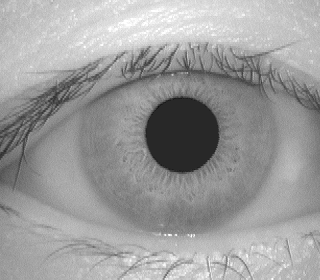
#> input picture datastes/CASIA Iris Image Database (version 1.0)/001/1/001_1_1.bmp, 320 x 280 px
$ python -i IrisLocalization.py   (imports and definitions only)
#> lines starting #> are read from the running program, lines starting #| are printed output that depends on the picture; after the words box and inside, x2 and y2 are one past the last pixel; in counts of white or black regions, pixels touching at a corner belong together
#> further down, picture is the input picture: shape (280, 320); min 18, max 255, mean 155.9
import numpy as np
import cv2
import pandas as pd


def IrisLocalization(img_gray):
    '''
    -img_gray: the gray image for Irir
    '''

    #step 1
    #Estimate the center of the pupil by sum by vertical and horizontal
    #To imporve the finding result,working on a subimage
    sub_img_1= img_gray[60:240,100:220]
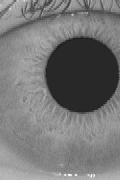
#> sub_img_1: shape (180, 120); min 18, max 255, mean 118.1
    yp = np.argmin(sub_img_1.sum(axis=1))+60
#> yp = 143
    xp = np.argmin(sub_img_1.sum(axis=0))+100
#> xp = 186

    #Step 2
    #using estimated center of pupil to find the more accuracte position of pupil center
    sub_img_2 = img_gray[yp-60:yp+60,xp-60:xp+60]
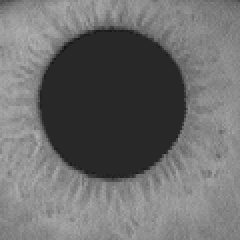
#> sub_img_2: shape (120, 120) (shown 2 times larger); min 18, max 179, mean 108.7
    _,sub_img_2_binary = cv2.threshold(sub_img_2,64,65,cv2.THRESH_BINARY)
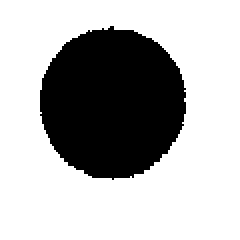
#> sub_img_2_binary: shape (120, 120) (shown 2 times larger); values 0 (black) and 65 (white), 69.9% white; 1 black region, box (x1, y1, x2, y2) and area: (20, 13, 93, 90) 4330
    sub_img_2_binary = np.where(sub_img_2_binary>0,1,0)

    #calculate the radius of the pupil
    s_circle = 120*120-np.sum(sub_img_2_binary)
#> s_circle = 4330
    radius = np.sqrt(s_circle/np.pi)
#> radius = 37.13

    yp2 = np.argmin(sub_img_2_binary.sum(axis=1))
#> yp2 = 46
    xp2 = np.argmin(sub_img_2_binary.sum(axis=0))
#> xp2 = 56

    xp3 = xp2+xp-60
#> xp3 = 182
    yp3 = yp2+yp-60
#> yp3 = 129


    #Step 3
    #Working on sub image to imporve the result
    #a region with 120*120 to find pupil
    #a region with 230*270 to find iris
    sub_img_pupil = img_gray[(yp3-60):min(279, yp3+60),(xp3-60):min(319,xp3+60)]
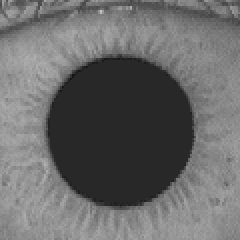
#> sub_img_pupil: shape (120, 120) (shown 2 times larger); min 18, max 197, mean 105.7
    sub_img_iris = img_gray[np.arange(yp3-120, min(279, yp3+110)),:][:,np.arange(xp3-135,min(319,xp3+135))]
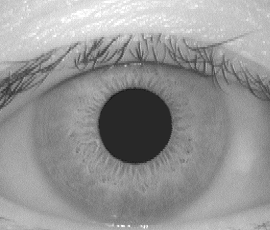
#> sub_img_iris: shape (230, 270); min 18, max 255, mean 148.9
    img_output = img_gray.copy()
    #find the pupil circle whose center is most close to the one from step2
    for i in range(1,5):
        pupil_circles = cv2.HoughCircles(sub_img_pupil,cv2.HOUGH_GRADIENT,1,250,param1=50,param2=10,
                                   minRadius=int(radius-i),maxRadius=int(radius+i))
        if type(pupil_circles) != type(None):
            break
        else:
            pass
#> this loop made 1 pass
#> pupil_circles on pass 1: [[60.5, 65.5, 37.4]]
    pupil_circles = np.uint16(np.around(pupil_circles))
#> pupil_circles = [[60, 66, 37]]
    for i in pupil_circles[0,:]:
        cv2.circle(img_output,(i[0]+xp3-60,i[1]+yp3-60),i[2],(0,255,0),2)
        cv2.circle(img_output,(i[0]+xp3-60,i[1]+yp3-60),2,(0,0,255),3)
        pupil_circles = [i[0] + xp3 - 60,i[1] + yp3 -60 ,i[2]]
#> this loop made 1 pass
#> (i, pupil_circles) on pass 1: ([60, 66, 37], [182, 135, 37])
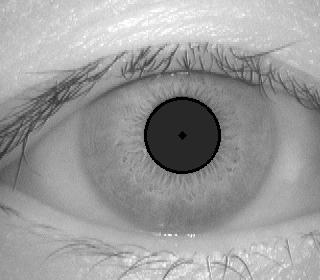
#> img_output: shape (280, 320); 0.83% of pixels changed, all inside (x1, y1, x2, y2) = (144, 97, 221, 174)

    iris_circles = cv2.HoughCircles(sub_img_iris,cv2.HOUGH_GRADIENT,1,250,param1=30,param2=10,
                                  minRadius=98,maxRadius=118)
#> iris_circles = [[153.5, 116.5, 108.6]]

    iris_circles = np.uint16(np.around(iris_circles))
#> iris_circles = [[154, 116, 109]]
    #print(iris_circles)
    for i in iris_circles[0,:]:
        # draw the outer circle
        cv2.circle(img_output,(i[0]+xp3-135,i[1]+yp3-120),i[2],(0,255,0),2)
        # draw the center of the circle
        cv2.circle(img_output,(i[0]+xp3-135,i[1]+xp3-120),i[2],(0,0,255),3)
        iris_circles =  [i[0]+xp3-135 ,i[1]+yp3-120 ,i[2]]
#> this loop made 1 pass
#> (i, iris_circles) on pass 1: ([154, 116, 109], [201, 125, 109])
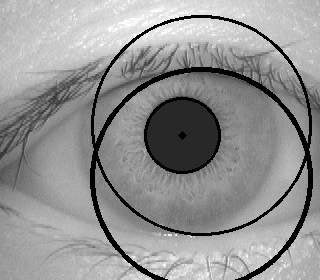
#> img_output: shape (280, 320); 5.57% of pixels changed, all inside (x1, y1, x2, y2) = (90, 15, 313, 280)

    return (pupil_circles,iris_circles)


>>> import cv2
>>> picture = cv2.imread('datastes/CASIA Iris Image Database (version 1.0)/001/1/001_1_1.bmp', cv2.IMREAD_GRAYSCALE)
>>> result = IrisLocalization(picture)
#> result = ([182, 135, 37], [201, 125, 109])

$ run again, on datastes/CASIA Iris Image Database (version 1.0)/001/1/001_1_2.bmp
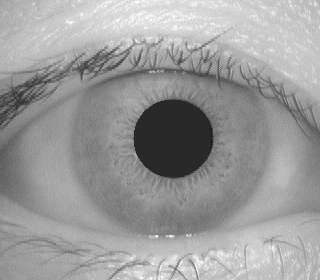
#> input picture datastes/CASIA Iris Image Database (version 1.0)/001/1/001_1_2.bmp, 320 x 280 px
#> picture is the input picture: shape (280, 320); min 18, max 255, mean 155
#> yp = 146
#> xp = 180
#> in IrisLocalization, `_,sub_img_2_binary = cv2.threshold(sub_img_2,64,65,cv2.THRESH_BINARY)`:
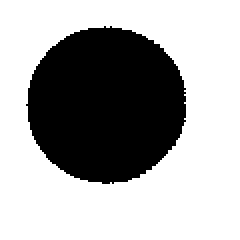
#> sub_img_2_binary: shape (120, 120) (shown 2 times larger); values 0 (black) and 65 (white), 66% white; 1 black region, box (x1, y1, x2, y2) and area: (13, 13, 93, 92) 4890
#> s_circle = 4890
#> radius = 39.45
#> yp2 = 52
#> xp3 = 172
#> yp3 = 138
#> the loop in IrisLocalization, `for i in range(1,5):` made 1 pass
#> pupil_circles on pass 1: [[61.5, 60.5, 39.4]]
#> in IrisLocalization, `pupil_circles = np.uint16(np.around(pupil_circles))`: pupil_circles = [[62, 60, 39]]
#> the loop in IrisLocalization, `for i in pupil_circles[0,:]:` made 1 pass
#> (i, pupil_circles) on pass 1: ([62, 60, 39], [174, 138, 39])
#> in IrisLocalization, `iris_circles = cv2.HoughCircles(sub_img_iris,cv2.HOUGH_GRADIENT,1,250,..`: iris_circles = [[158.5, 110.5, 110.8]]
#> in IrisLocalization, `iris_circles = np.uint16(np.around(iris_circles))`: iris_circles = [[158, 110, 111]]
#> the loop in IrisLocalization, `for i in iris_circles[0,:]:` made 1 pass
#> (i, iris_circles) on pass 1: ([158, 110, 111], [195, 128, 111])
#> after the loop in IrisLocalization, `for i in iris_circles[0,:]:`:
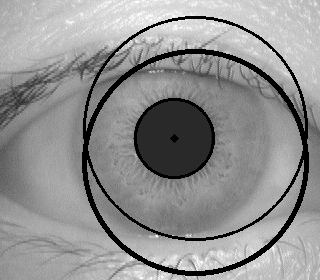
#> img_output: shape (280, 320); min 0, max 255, mean 144.6
#> result = ([174, 138, 39], [195, 128, 111])

$ run again, on datastes/CASIA Iris Image Database (version 1.0)/001/1/001_1_3.bmp
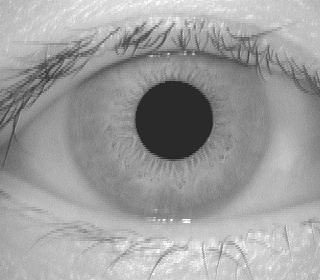
#> input picture datastes/CASIA Iris Image Database (version 1.0)/001/1/001_1_3.bmp, 320 x 280 px
#> picture is the input picture: shape (280, 320); min 29, max 255, mean 158
#> yp = 127
#> xp = 179
#> in IrisLocalization, `_,sub_img_2_binary = cv2.threshold(sub_img_2,64,65,cv2.THRESH_BINARY)`:
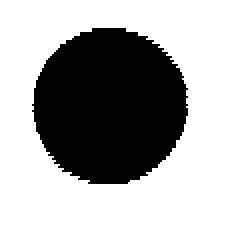
#> sub_img_2_binary: shape (120, 120) (shown 2 times larger); values 0 (black) and 65 (white), 67.2% white; 1 black region, box (x1, y1, x2, y2) and area: (16, 14, 94, 92) 4729
#> s_circle = 4729
#> radius = 38.8
#> yp2 = 52
#> xp2 = 46
#> xp3 = 165
#> yp3 = 119
#> the loop in IrisLocalization, `for i in range(1,5):` made 1 pass
#> pupil_circles on pass 1: [[69.5, 58.5, 38.4]]
#> in IrisLocalization, `pupil_circles = np.uint16(np.around(pupil_circles))`: pupil_circles = [[70, 58, 38]]
#> the loop in IrisLocalization, `for i in pupil_circles[0,:]:` made 1 pass
#> (i, pupil_circles) on pass 1: ([70, 58, 38], [175, 117, 38])
#> in IrisLocalization, `iris_circles = cv2.HoughCircles(sub_img_iris,cv2.HOUGH_GRADIENT,1,250,..`: iris_circles = [[123.5, 119.5, 108.6]]
#> in IrisLocalization, `iris_circles = np.uint16(np.around(iris_circles))`: iris_circles = [[124, 120, 109]]
#> the loop in IrisLocalization, `for i in iris_circles[0,:]:` made 1 pass
#> (i, iris_circles) on pass 1: ([124, 120, 109], [154, 119, 109])
#> after the loop in IrisLocalization, `for i in iris_circles[0,:]:`:
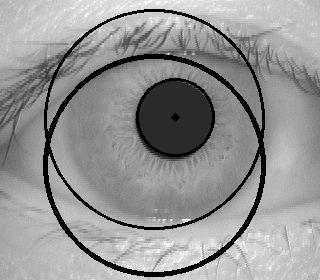
#> img_output: shape (280, 320); min 0, max 255, mean 147.6
#> result = ([175, 117, 38], [154, 119, 109])
